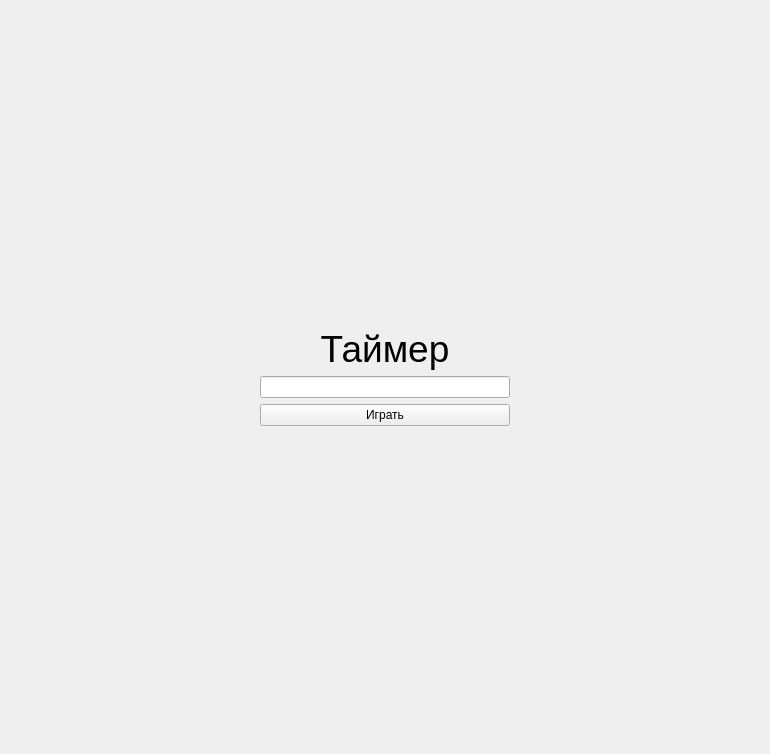
<?xml version="1.0" encoding="UTF-8"?>
<ui version="4.0">
 <class>Form</class>
 <widget class="QWidget" name="Form">
  <property name="geometry">
   <rect>
    <x>0</x>
    <y>0</y>
    <width>770</width>
    <height>754</height>
   </rect>
  </property>
  <property name="windowTitle">
   <string>Form</string>
  </property>
  <layout class="QHBoxLayout" name="horizontalLayout">
   <item>
    <spacer name="horizontalSpacer">
     <property name="orientation">
      <enum>Qt::Horizontal</enum>
     </property>
     <property name="sizeHint" stdset="0">
      <size>
       <width>244</width>
       <height>20</height>
      </size>
     </property>
    </spacer>
   </item>
   <item>
    <layout class="QVBoxLayout" name="verticalLayout_2">
     <item>
      <spacer name="verticalSpacer_3">
       <property name="orientation">
        <enum>Qt::Vertical</enum>
       </property>
       <property name="sizeHint" stdset="0">
        <size>
         <width>20</width>
         <height>40</height>
        </size>
       </property>
      </spacer>
     </item>
     <item>
      <widget class="QLabel" name="label_2">
       <property name="sizePolicy">
        <sizepolicy hsizetype="Expanding" vsizetype="Minimum">
         <horstretch>0</horstretch>
         <verstretch>0</verstretch>
        </sizepolicy>
       </property>
       <property name="font">
        <font>
         <pointsize>28</pointsize>
        </font>
       </property>
       <property name="styleSheet">
        <string notr="true"/>
       </property>
       <property name="text">
        <string>Таймер</string>
       </property>
       <property name="alignment">
        <set>Qt::AlignCenter</set>
       </property>
      </widget>
     </item>
     <item>
      <widget class="QLineEdit" name="timerInput"/>
     </item>
     <item>
      <widget class="QPushButton" name="playButton">
       <property name="sizePolicy">
        <sizepolicy hsizetype="Expanding" vsizetype="Fixed">
         <horstretch>0</horstretch>
         <verstretch>0</verstretch>
        </sizepolicy>
       </property>
       <property name="text">
        <string>Играть</string>
       </property>
      </widget>
     </item>
     <item>
      <spacer name="verticalSpacer_4">
       <property name="orientation">
        <enum>Qt::Vertical</enum>
       </property>
       <property name="sizeHint" stdset="0">
        <size>
         <width>20</width>
         <height>40</height>
        </size>
       </property>
      </spacer>
     </item>
    </layout>
   </item>
   <item>
    <spacer name="horizontalSpacer_2">
     <property name="orientation">
      <enum>Qt::Horizontal</enum>
     </property>
     <property name="sizeHint" stdset="0">
      <size>
       <width>244</width>
       <height>20</height>
      </size>
     </property>
    </spacer>
   </item>
  </layout>
 </widget>
 <resources/>
 <connections/>
</ui>
